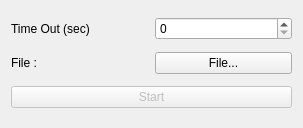
<?xml version="1.0" encoding="UTF-8"?>
<ui version="4.0">
 <class>I2c_sniffer</class>
 <widget class="QWidget" name="I2c_sniffer">
  <property name="geometry">
   <rect>
    <x>0</x>
    <y>0</y>
    <width>303</width>
    <height>128</height>
   </rect>
  </property>
  <property name="windowTitle">
   <string>Hardsploit - I2C sniffer</string>
  </property>
  <layout class="QHBoxLayout" name="horizontalLayout_2">
   <item>
    <layout class="QVBoxLayout" name="verticalLayout">
     <item>
      <layout class="QHBoxLayout" name="horizontalLayout">
       <item>
        <widget class="QLabel" name="label">
         <property name="text">
          <string>Time Out (sec)</string>
         </property>
        </widget>
       </item>
       <item>
        <widget class="QSpinBox" name="timeout"/>
       </item>
      </layout>
     </item>
     <item>
      <layout class="QHBoxLayout" name="horizontalLayout_4">
       <item>
        <widget class="QLabel" name="lbl_file">
         <property name="text">
          <string>File :</string>
         </property>
        </widget>
       </item>
       <item>
        <widget class="QPushButton" name="btnfile">
         <property name="text">
          <string>File...</string>
         </property>
        </widget>
       </item>
      </layout>
     </item>
     <item>
      <layout class="QHBoxLayout" name="horizontalLayout_3">
       <item>
        <widget class="QPushButton" name="btn_start">
         <property name="enabled">
          <bool>false</bool>
         </property>
         <property name="text">
          <string>Start</string>
         </property>
        </widget>
       </item>
      </layout>
     </item>
    </layout>
   </item>
  </layout>
 </widget>
 <tabstops>
  <tabstop>btn_start</tabstop>
 </tabstops>
 <resources/>
 <connections>
  <connection>
   <sender>btn_start</sender>
   <signal>clicked()</signal>
   <receiver>I2c_sniffer</receiver>
   <slot>start()</slot>
   <hints>
    <hint type="sourcelabel">
     <x>47</x>
     <y>90</y>
    </hint>
    <hint type="destinationlabel">
     <x>3</x>
     <y>19</y>
    </hint>
   </hints>
  </connection>
  <connection>
   <sender>btnfile</sender>
   <signal>clicked()</signal>
   <receiver>I2c_sniffer</receiver>
   <slot>select_file()</slot>
   <hints>
    <hint type="sourcelabel">
     <x>155</x>
     <y>52</y>
    </hint>
    <hint type="destinationlabel">
     <x>274</x>
     <y>127</y>
    </hint>
   </hints>
  </connection>
  <connection>
   <sender>timeout</sender>
   <signal>valueChanged(int)</signal>
   <receiver>I2c_sniffer</receiver>
   <slot>timeout()</slot>
   <hints>
    <hint type="sourcelabel">
     <x>236</x>
     <y>26</y>
    </hint>
    <hint type="destinationlabel">
     <x>302</x>
     <y>0</y>
    </hint>
   </hints>
  </connection>
 </connections>
 <slots>
  <slot>start()</slot>
  <slot>stop()</slot>
  <slot>select_file()</slot>
  <slot>timeout()</slot>
 </slots>
</ui>
